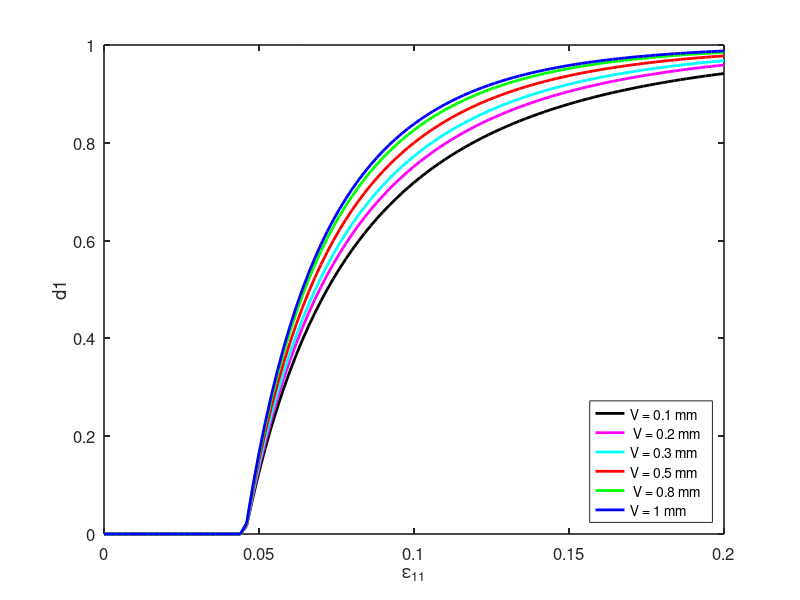

The MATLAB source for this figure:
A=load('d1_0.1.txt');
d1_01= A(:,2);

B = load('d1_0.2.txt');
d1_02= B(:,2);

C=load('d1_0.3.txt');
d1_03 = C(:,2);

D= load('d1_0.5.txt');
d1_05= D(:,2);

E=load('d1_0.8.txt');
d1_08= E(:,2);

F= load('d1_1.txt');
d1_1 = F(:,2);
e11  = F(:,1);


figure(1,'position',[50,50,1000,750])
plot(e11,d1_01,'k-',"linewidth", 2) 

hold on
plot(e11,d1_02,'m-',"linewidth", 2) 

hold on
plot(e11,d1_03,'c-',"linewidth", 2) 

hold on
plot(e11,d1_05,'r-',"linewidth", 2) 

hold on
plot(e11,d1_08,'g-',"linewidth", 2) 

hold on
plot(e11,d1_1,'b-',"linewidth", 2) 
set(gca, "linewidth",1.2, "fontsize", 12)
legend('V = 0.1 mm',' V = 0.2 mm','V = 0.3 mm','V = 0.5 mm',' V = 0.8 mm','V = 1 mm','Location','SouthEast','fontsize',10)


xlabel('\epsilon_{11}')
ylabel('d1')




